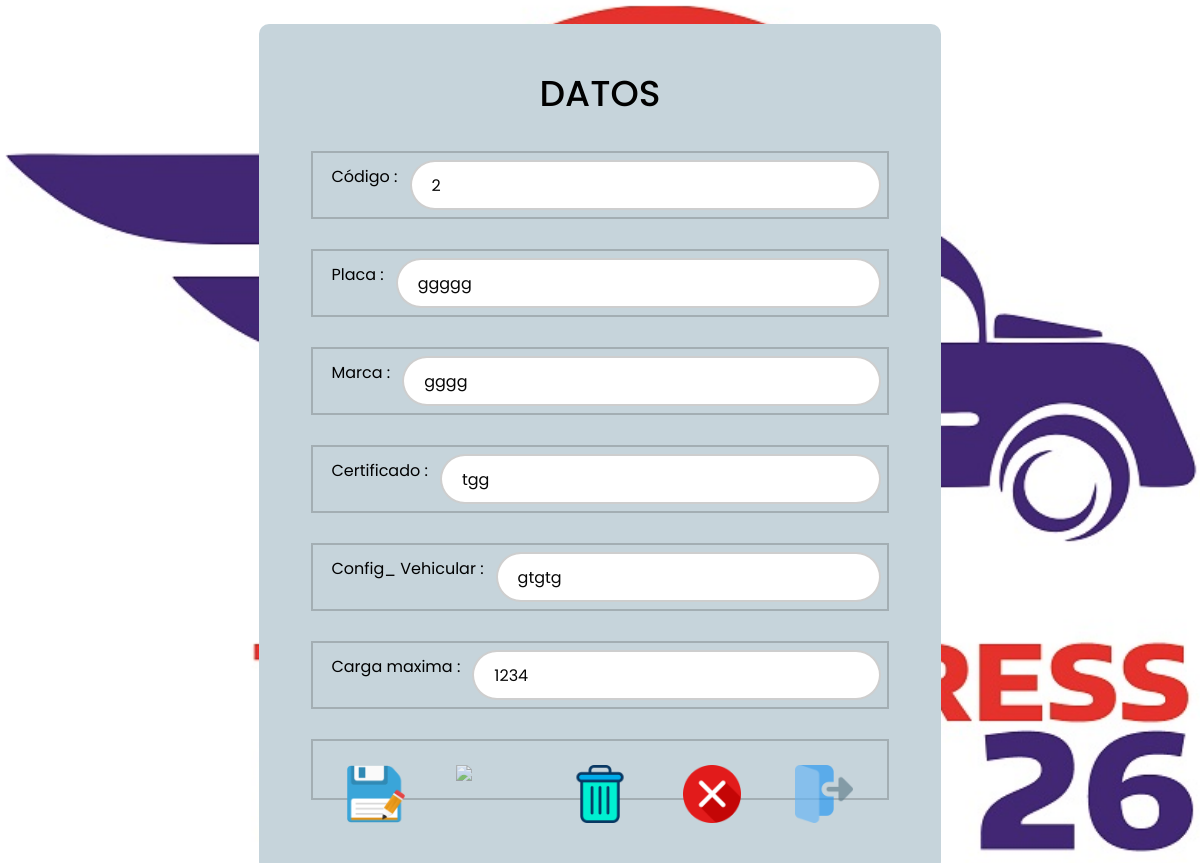
The app's page /camiones_modifica.php?codigo=2 (signed in) with its own data.
### tables this page shows
CREATE TABLE `camiones` (
  `CODIGO` varchar(4) NOT NULL,
  `PLACA` varchar(15) NOT NULL,
  `MARCA` varchar(50) DEFAULT NULL,
  `CERTIFICADO` varchar(15) DEFAULT NULL,
  `CONFIGURACION_VEHICULAR` varchar(10) DEFAULT NULL,
  `CARGA_MAXIMA` float DEFAULT NULL
);

### Clases/Camion.php (called while the page is built, shortened)
<?php
class Camion {
		private $con;
		public function conectar_db($cn){
			$this->con = $cn;
		}
        public function busca($id){
			$sql = "SELECT * FROM camiones where CODIGO=$id";
			$res = mysqli_query($this->con, $sql);
			$return = mysqli_fetch_array($res );
			return $return ;
		}
	}
?>

### camiones_modifica.php (the view, shortened to what this page needs)
<?php
$codigo=$_GET["codigo"];
include_once('includes/acceso.php');
include_once('Clases/Camion.php');
$conexion = connect_db();
$camion = new Camion();
$camion->conectar_db($conexion);
$datos=$camion->busca($codigo);
?>
<!DOCTYPE html>
<html>
<head>
    <link rel="stylesheet" href="https://cdn.jsdelivr.net/npm/bootstrap@4.6.1/dist/css/bootstrap.min.css">
    <link href='https://unpkg.com/boxicons@2.1.4/css/boxicons.win.css' rel='stylesheet'>
    <link rel="stylesheet" href="Css/loginnn.css">
</head>
<body>
<div class="wrapper">
 <form method="POST" action="procesos.php">
 <h1> DATOS </h1>
<div class="input-box">
<p> Código :</p>
<input id="Codigo" type="text" name = "Codigo" value ="<?php echo $codigo;?>" placeholder="Código">
</div>
<div class="input-box">
<p> Placa :</p>
<input id="Placa" type="text" name = "Placa" value ="<?php echo $datos['PLACA'];?>" placeholder= "Placa">
</div>
<div class="input-box">
<p>Marca : </p>
<input id="Marca" type="text" name = "Marca" value ="<?php echo $datos['MARCA'];?>" placeholder= "Marca">
</div>
<div class="input-box">
    <p>Certificado :</p>
    <input id="Certificado" type="text" name = "Certificado" value ="<?php echo $datos['CERTIFICADO'];?>" placeholder= "Certificado">
</div>
<div class="input-box">
    <p>Config_ Vehicular :</p>
    <input id="CV" type="text" name = "CV" value ="<?php echo $datos['CONFIGURACION_VEHICULAR'];?>" placeholder= "Congif_ vehicular">
</div>
<div class="input-box">
    <p>Carga maxima :</p>
    <input id="Carga_m" type="text" name = "Carga_m" value ="<?php echo $datos['CARGA_MAXIMA'];?>" placeholder= "Carga Maxima">
</div>
<div class="input-box">
<button type="submit" name="modificar" class="btn"><img id="image" src="img/guardar.png" alt="Image 1" width="70px" height="70px"></button>
<button type="submit" name="buscaR" class="btn" disabled><img id="image" src="img/buscar.png" alt="Image 2" width="70px" height="70px"></button>
<button type="submit" name="elimina" class="btn"><img id="image" src="img/eliminarr.png" alt="Image 3" width="70px" height="70px"></button>
<button type="submit" name="x" class="btn"><img id="image" src="img/eliminar.png" alt="Image 4" width="70px" height="70px"></button>
<button type="submit" name="volver" class="btn" disabled><img id="image" src="img/salir.png" alt="Image 5" width="70px" height="70px"></button>
</div>
</form>
</div>
</body>
</html>

### Css/loginnn.css (style rules this page uses)
* { margin: 6px; padding: 6px; box-sizing: border-box; font-family: "Poppins", sans-serif; }
body { display: flex; justify-content: center; align-items: center; min-height: 100vh; background: url('carro.png'); background-size: cover; }
.wrapper { align-items: center; background: #c6d4db; color: #000000; border-radius: 10px; padding: 30px 40px; display: inline-flex; flex-direction: column; }
.wrapper h1 { font-size: 36px; text-align: center; }
.wrapper .input-box { border: 2px solid rgba(22, 21, 21, 0.2); display: flex; align-items: center; margin: 30px 0; }
.wrapper .input-box input { flex: 1; height: 50px; background: white; border: none; outline: none; border: 2px solid rgba(12, 12, 12, 0.2); border-radius: 40px; font-size: 16px; color: #070707; padding: 20px 45px 20px 20px; }
.wrapper .input-box input::placeholder { color: #131212; }
.wrapper .btn { width: 100%; height: 45px; background: transparent; border: none; outline: none; border-radius: 40px; box-shadow: 0 0 10px transparent; cursor: pointer; font-size: 16px; color: transparent; font-weight: 600; }

### records on screen
camiones: Placa "ggggg", Marca "gggg", Certificado "tgg", CV "gtgtg", Carga_m "1234"
